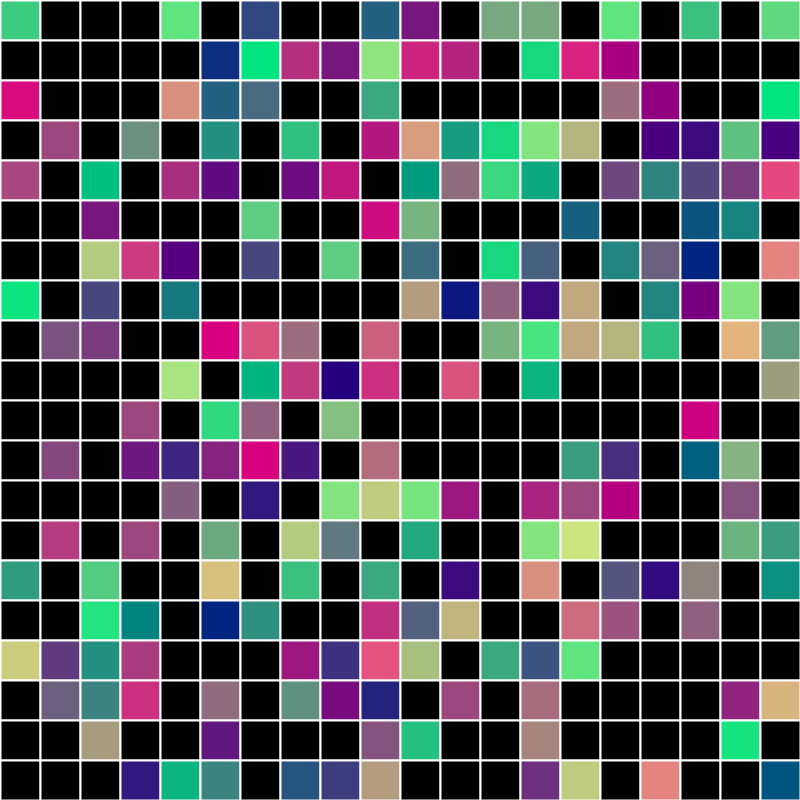
Frame 1 (no input)
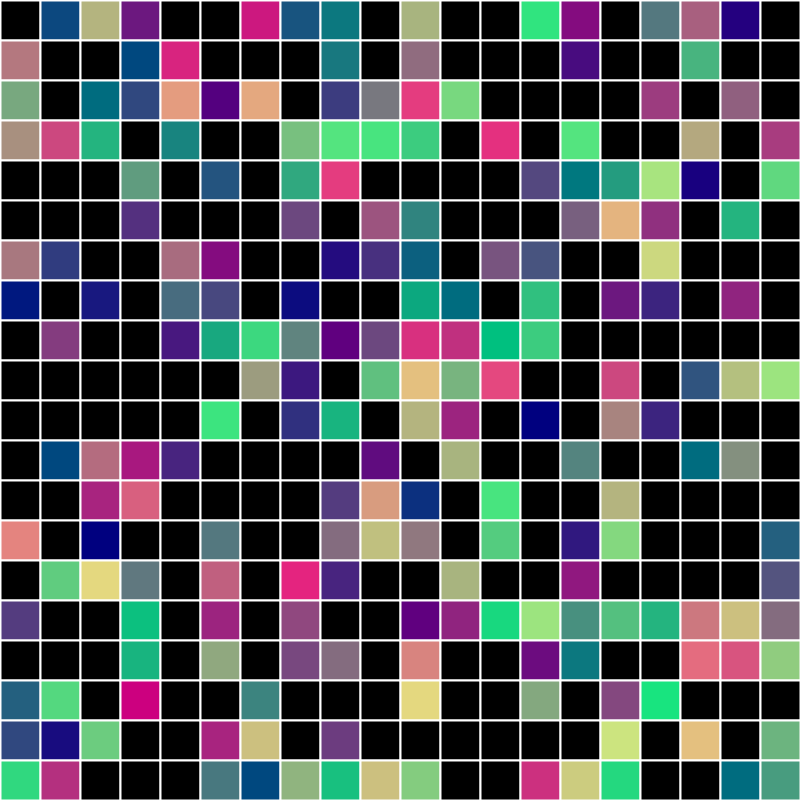
Frame 60 (the mouse pressed at the canvas centre just before this capture)
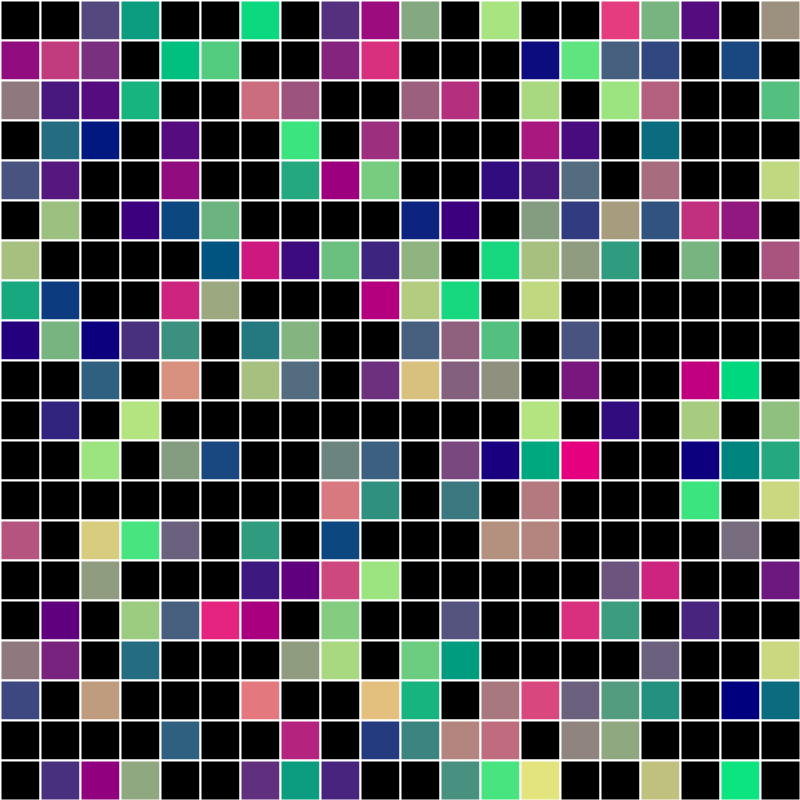
Frame 120 (the mouse held since frame 60 and released just before this capture)

The Processing sketch that drew these frames (run headless with seeded random() and noise(); from frame 60 on, the mouse is pressed at the canvas centre):

// Processing sketch: grid_2
// ── grid_2.pde
int videoScale = 40;
int cols, rows;
int[] colors;

void setup() {
  size(800, 800);
  
  cols = width/videoScale;
  rows = height/videoScale;
  print(cols, "columns\n");
  print(rows, "rows\n");
  
  strokeWeight(2);
  
  colors = new int[cols * rows];
  for (int i = 0; i < cols; i++) {
    for (int j = 0; j < rows; j++) {
      int red = (255 / cols) * i;
      int green = (255 / rows) * j;
      
      color c = color(red, green, 127);
      colors = append(colors, c);
    }
  }
}

void draw() {
  for (int i = 0; i < cols; i++) {
    for (int j = 0; j < rows; j++) {
      int x = i * videoScale;
      int y = j * videoScale;
      
      color c = colors[int(random(0, colors.length))];
      
      fill(c);
      stroke(255);
      
      rect(x, y, videoScale, videoScale);
    }
  }
}
